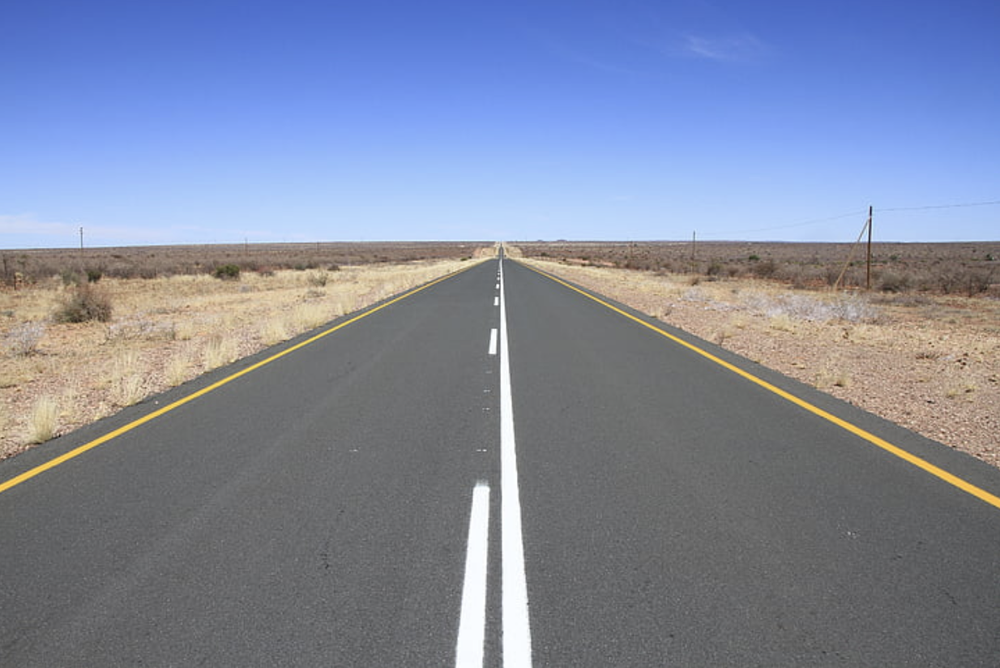
#> input picture Aadesh_Varude_Assignment_8/texas.png, 1000 x 668 px, shrunk from 1234 x 824 before the run, found by its file name
$ python assignment8.py
#> lines starting #> are read from the running program, lines starting #| are printed output that depends on the picture; after the words box and inside, x2 and y2 are one past the last pixel; in counts of white or black regions, pixels touching at a corner belong together
import numpy as np
import cv2
import math

# Reading the Image
img1 = cv2.imread('Assignment_8/texas.png') #Loading Image
#> img1 is the input picture: shape (668, 1000, 3); mean B, G, R 158.8, 136.8, 128.5

#-----------------------Canny Edge detection algorithm ------------------------------------------------------#
img_1= cv2.GaussianBlur(img1,(5,5),0) # Perfoming gaussian blur to get clean edges
gray_img1 = cv2.cvtColor(img1, cv2.COLOR_BGR2GRAY)  # Convert to Grayscale
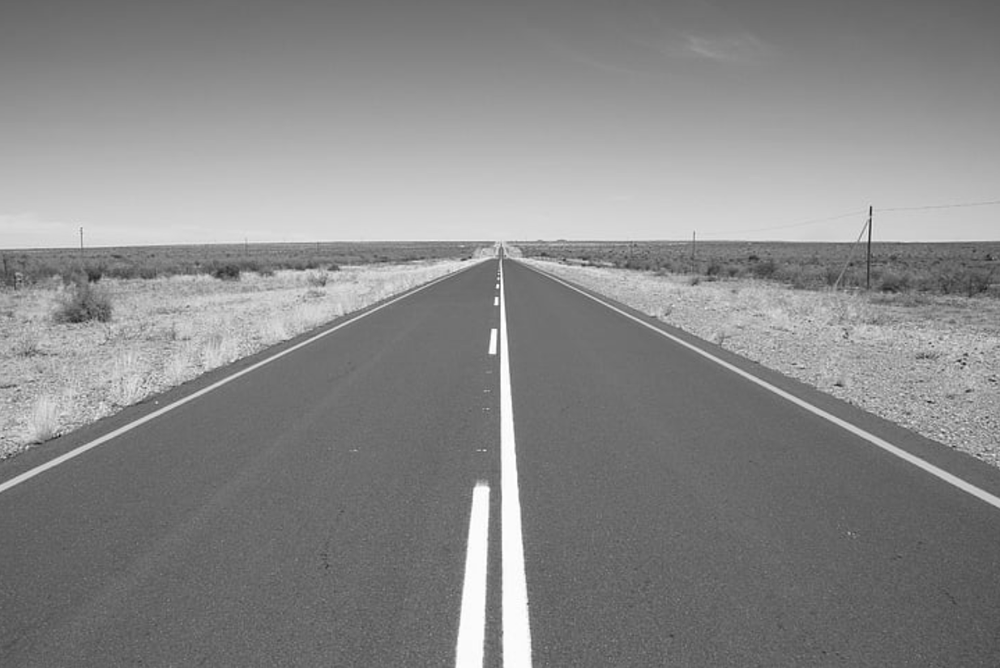
#> gray_img1: shape (668, 1000); min 19, max 255, mean 136.8

canny_img = cv2.Canny(gray_img1, 150, 200, None, 3) # Performing Canny edge detection
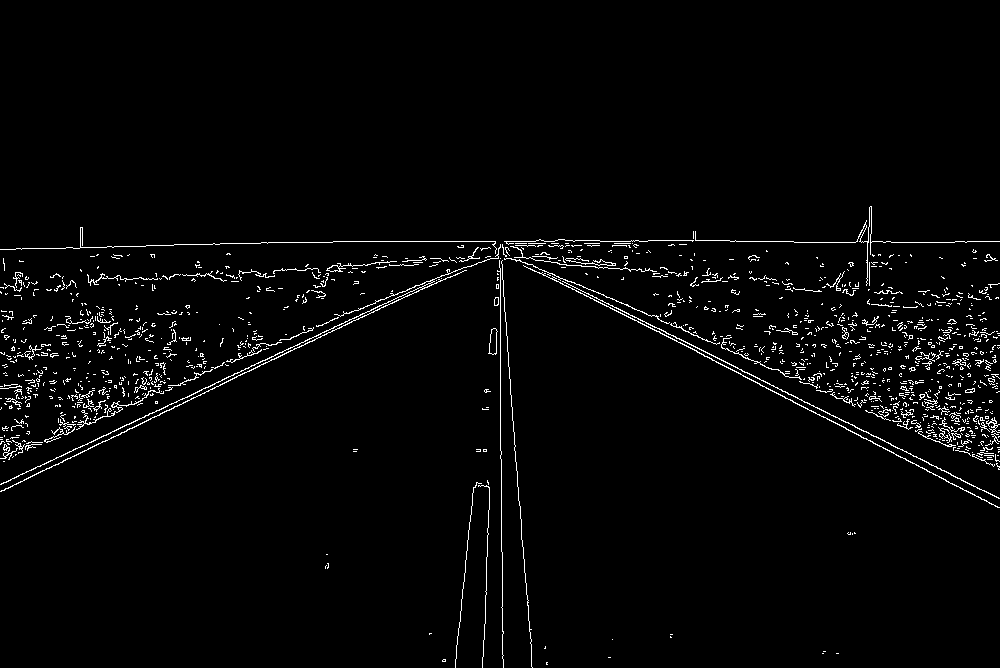
#> canny_img: shape (668, 1000); 2.4% white in thin lines or dots, all inside (x1, y1, x2, y2) = (0, 206, 1000, 668)

cv2.imshow('img', img1)
cv2.imshow('Canny', canny_img)
cv2.imwrite('Assignment_8/Results/Canny.png',canny_img)
cv2.waitKey(0)
cv2.destroyAllWindows()
#-----------------------------------------------------------------------------------------------------------------#
#------------------------------------------Hough Transform method to detect lines-----------------------------------------------------------------------#
cdst = cv2.cvtColor(canny_img, cv2.COLOR_GRAY2BGR) #Conversitng the canny image to gray
lines = cv2.HoughLines(canny_img, 1, np.pi / 180, 200, None, 0, 0) # Detecting line using hough transfor in the canny image
#> lines = [[241, 1.57], [442, 1.12], [438, 1.13], [-3, 2.04], [9, 2.02], [421, 1.19], [440, 1.13], [36, 1.97]]


A=[] # cos theta and sine theta
B=[] # rho values

if lines is not None:
    for i in range(0, len(lines)):
        rho = lines[i][0][0] # getting the rho
        theta = lines[i][0][1] # getting the theta values
        if(1.4<theta<1.6): # Rejecting the theta values that are horizontal
            continue
        # Getting the cosine and sine values
        a = math.cos(theta)
        b = math.sin(theta)
        A.append([a,b]) # Creating the A
        B.append(rho) # Creating the B
        x0 = a * rho
        y0 = b * rho
        pt1 = (int(x0 + 1000*(-b)), int(y0 + 1000*(a)))
        pt2 = (int(x0 - 1000*(-b)), int(y0 - 1000*(a)))
        cv2.line(cdst, pt1, pt2, (0,0,255), 3, cv2.LINE_AA) # Drawing the line for visualization
#> this loop made 8 passes
#> (rho, theta, a, b, x0, y0, pt1, pt2) on passes 2 to 8: (442, 1.12, 0.438, 0.899, 193.8, 397.3, (-705, 835), (1092, -41)), (438, 1.13, 0.423, 0.906, 185.1, 397, (-721, 819), (1091, -25)), (-3, 2.04, -0.454, 0.891, 1.36, -2.67, (-889, -456), (892, 451)), (9, 2.02, -0.438, 0.899, -3.95, 8.09, (-902, -430), (894, 446)), (421, 1.19, 0.375, 0.927, 157.7, 390.3, (-769, 764), (1084, 15)), (440, 1.13, 0.423, 0.906, 186, 398.8, (-720, 821), (1092, -23)), (36, 1.97, -0.391, 0.921, -14.07, 33.14, (-934, -357), (906, 423))
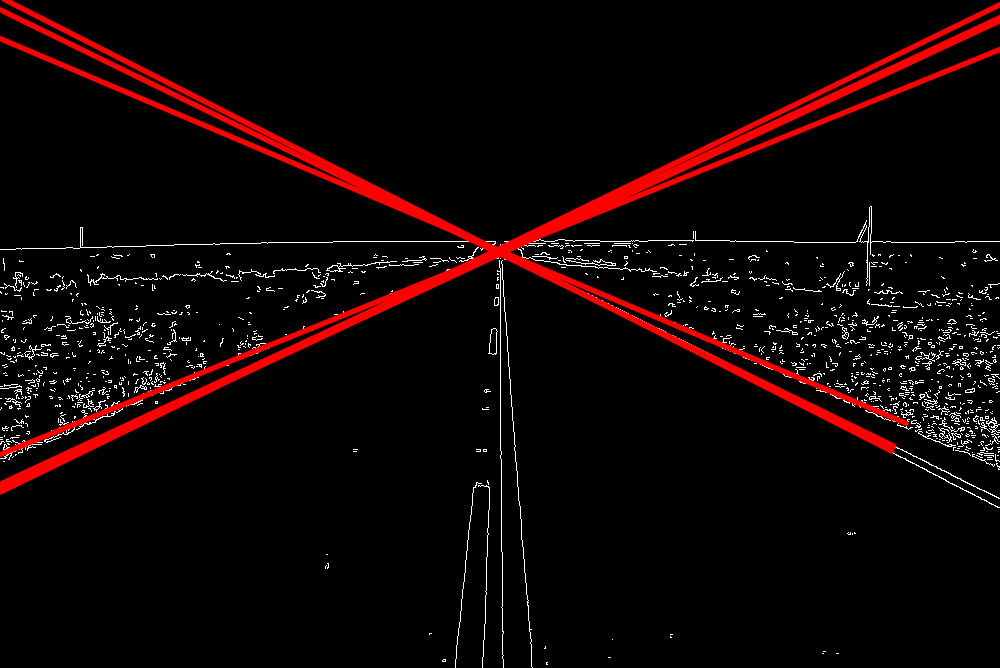
#> cdst: shape (668, 1000, 3); mean B, G, R 4.7, 4.7, 16.4
#> after the loop, A = [[0.438, 0.899], [0.423, 0.906], [-0.454, 0.891], [-0.438, 0.899], [0.375, 0.927], [0.423, 0.906], [-0.391, 0.921]]; B = [442, 438, -3, 9, 421, 440, 36]
cv2.imshow('lines', cdst)
cv2.imwrite('Assignment_8/Results/Lines.png',cdst)
cv2.waitKey(0)
cv2.destroyAllWindows()
#-----------------------------------------------------------------------------------------------------------------#
#---------------------SVD decomposition to solve for the t-----------------------------------------------#
# U, S, Vt = np.linalg.svd(A, full_matrices=False)
# V = Vt.T
# t = V @ np.linalg.inv(np.diag(S)) @ U.T @ B

# u, v = t
#----------------------------------------------------------------------------------------------------------------------#

#--------------Using the formula for calculating t----------------------------------------------------------------#
A=np.array(A)
B=np.array(B)

t=np.linalg.inv(A.T@A)@A.T@B # Implementing the formulae
#> t = [498.2, 251.4]
u, v = t
#> u = 498.2; v = 251.4
#---------------------------------------------------------------------------------------------------------------------#

# Mark the vanishing point with a red circle
result = img1.copy()
cv2.circle(result, (int(u), int(v)), 15, (0, 0, 255), -1)
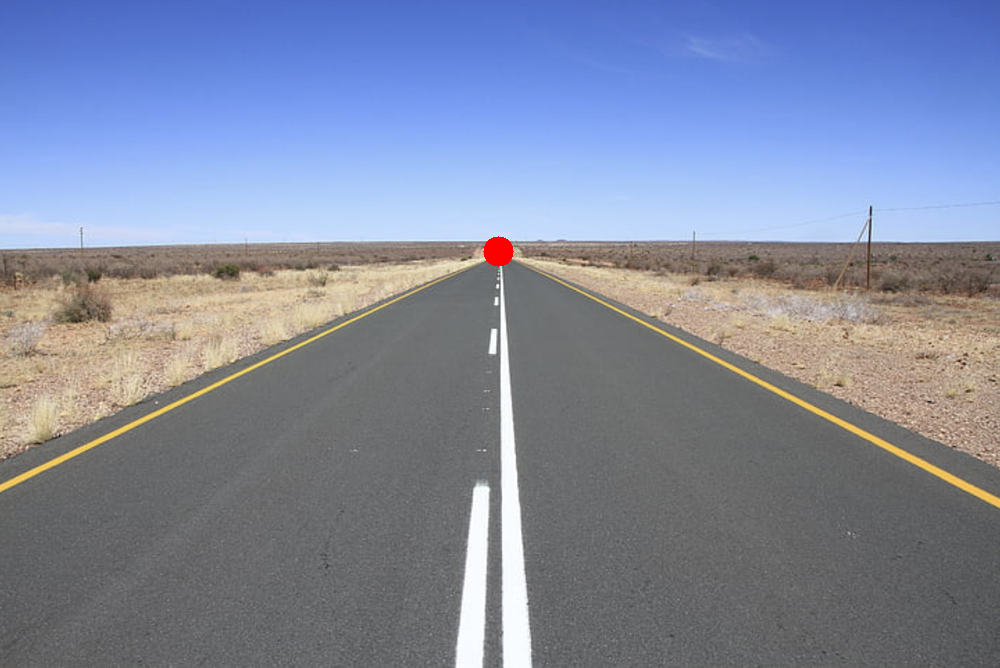
#> result: shape (668, 1000, 3); 0.11% of pixels changed, all inside (x1, y1, x2, y2) = (483, 236, 514, 267)
cv2.imshow('img', result)
cv2.imwrite('Assignment_8/Results/Final_result.png',result)
cv2.waitKey(0)
cv2.destroyAllWindows()
#-----------------------------------------------------------------------------------------------------------------#
